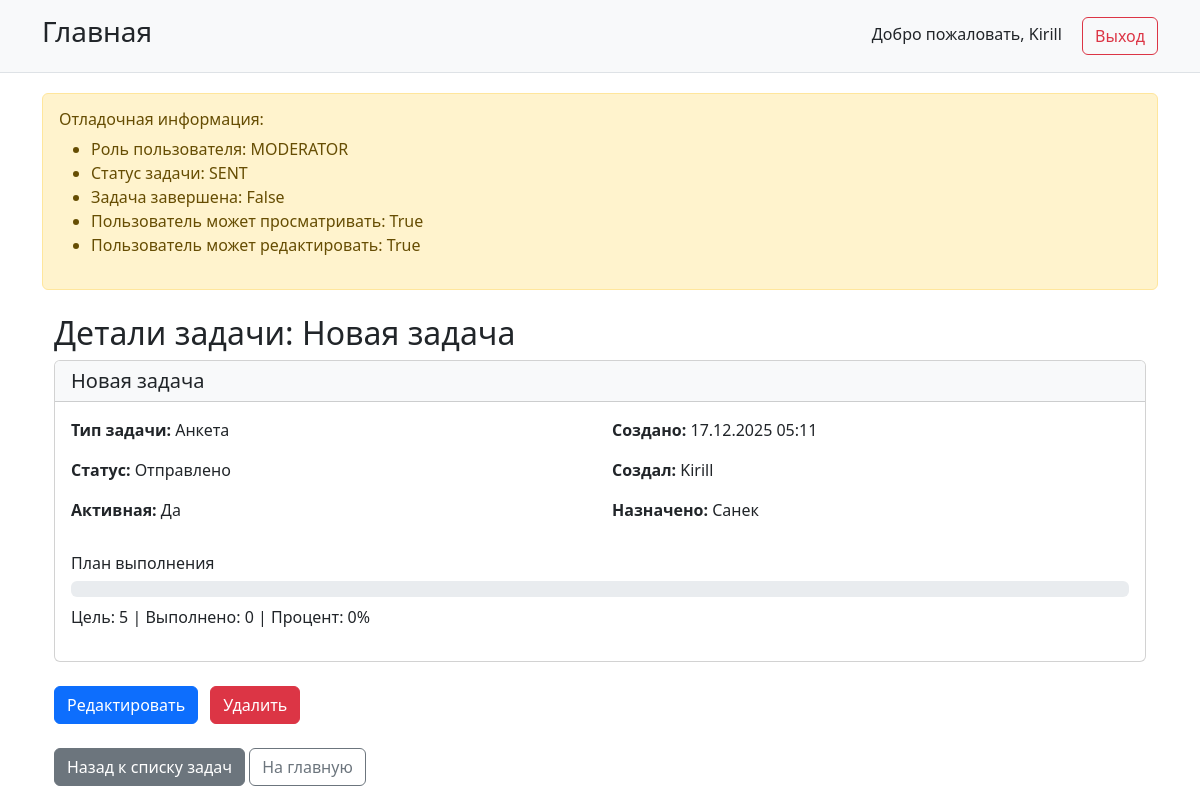
Screenshot of /tasks/24/ (signed in) with the database file from the repository.
### users/models.py (models this page shows, shortened)
class CustomUser(AbstractUser):
    role = models.CharField(
        _('Роль'),
        max_length=20,
        choices=Role.choices,
        default=Role.EMPLOYEE
    )
    phone = models.CharField(
        _('Телефон'),
        max_length=20,
        blank=True,
        null=True
    )
    groups = models.ManyToManyField(
        Group,
        verbose_name=_('groups'),
        blank=True,
        help_text=_(
            'The groups this user belongs to. A user will get all permissions '
            'granted to each of their groups.'
        ),
        related_name='customuser_set',
        related_query_name='customuser',
    )
    user_permissions = models.ManyToManyField(
        Permission,
        verbose_name=_('user permissions'),
        blank=True,
        help_text=_('Specific permissions for this user.'),
        related_name='customuser_set',
        related_query_name='customuser',
    )
    class Meta:
        verbose_name = _('Пользователь')
        verbose_name_plural = _('Пользователи')

### tasks/models.py (models this page shows, shortened)
class Task(models.Model):
    title = models.CharField(_('Название задачи'), max_length=200)
    description = models.TextField(_('Описание'), blank=True, null=True)
    task_type = models.CharField(
        _('Тип задачи'),
        max_length=20,
        choices=TaskType.choices
    )
    status = models.CharField(
        _('Статус'),
        max_length=20,
        choices=TaskStatus.choices,
        default=TaskStatus.DRAFT
    )
    is_active = models.BooleanField(_('Активная'), default=True)
    assigned_to = models.ForeignKey(
        CustomUser,
        on_delete=models.SET_NULL,
        null=True,
        blank=True,
        limit_choices_to={'role': UserRoles.EMPLOYEE},
        verbose_name=_('Назначено сотруднику')
    )
    client = models.ForeignKey(
        Client,
        on_delete=models.SET_NULL,
        null=True,
        blank=True,
        verbose_name=_('Клиент')
    )
    created_by = models.ForeignKey(
        CustomUser,
        on_delete=models.SET_NULL,
        null=True,
        related_name='created_tasks',
        limit_choices_to={'role': UserRoles.MODERATOR},
        verbose_name=_('Создано модератором')
    )
    created_at = models.DateTimeField(_('Создано'), auto_now_add=True)
    updated_at = models.DateTimeField(_('Обновлено'), auto_now=True)
    moderator_comment = models.TextField(
        _('Комментарий модератора'),
        blank=True,
        null=True
    )
    target_count = models.PositiveIntegerField(
        _('Целевое количество ответов'),
        default=0,
        help_text=_('Для анкет: сколько клиентов нужно опросить')
    )
    current_count = models.PositiveIntegerField(
        _('Текущее количество ответов'),
        default=0
    )
    def can_be_viewed_by(self, user):
        if user.role == UserRoles.MODERATOR:
            return True
    def can_be_edited_by(self, user):
        return user.role == UserRoles.MODERATOR
    def get_completion_percentage(self):
        if self.task_type == TaskType.SURVEY and self.target_count > 0:
            return min(100, int((self.current_count / self.target_count) * 100))
        return 0
    class Meta:
        verbose_name = _('Задача')
        verbose_name_plural = _('Задачи')
        ordering = ['-created_at']

### tasks/views.py (the view, shortened to what this page needs)
# urls.py: path('<int:pk>/', views.TaskDetailView.as_view(), name='task_detail'),
class TaskDetailView(LoginRequiredMixin, DetailView):
    model = Task
    template_name = 'tasks/task_detail.html'
    context_object_name = 'task'
    def get_object(self, queryset=None):
        task = super().get_object(queryset)
        if not task.can_be_viewed_by(self.request.user):
            raise Http404(_("Задача не найдена или недоступна"))
        return task
    def get_context_data(self, **kwargs):
        context = super().get_context_data(**kwargs)
        context['title'] = _('Детали задачи')
        context['can_edit'] = self.object.can_be_edited_by(self.request.user)
        user = self.request.user
        context['debug_info'] = {
            'user_role': user.role,
            'task_status': context['task'].status,
            'task_is_completed': context['task'].status == 'COMPLETED',
            'user_can_view': context['task'].can_be_viewed_by(user),
            'user_can_edit': context['task'].can_be_edited_by(user),
        }
        if context['task'].task_type == TaskType.SURVEY:
            context['completion_percentage'] = context['task'].get_completion_percentage()
        return context

### templates/tasks/task_detail.html (shortened to what this page needs)
{% extends 'base.html' %}
{% load i18n %}
{% block content %}
{% if debug_info %}
<div class="alert alert-warning mt-3">
    <h6>Отладочная информация:</h6>
    <ul>
        <li>Роль пользователя: {{ debug_info.user_role }}</li>
        <li>Статус задачи: {{ debug_info.task_status }}</li>
        <li>Задача завершена: {{ debug_info.task_is_completed }}</li>
        <li>Пользователь может просматривать: {{ debug_info.user_can_view }}</li>
        <li>Пользователь может редактировать: {{ debug_info.user_can_edit }}</li>
    </ul>
</div>
{% endif %}
<div class="container mt-4">
    <div class="row">
        <div class="col-md-12">
            <h2>{% trans 'Детали задачи' %}: {{ task.title }}</h2>
            <div class="card mb-4">
                <div class="card-header bg-light">
                    <h5 class="mb-0">{{ task.title }}</h5>
                </div>
                <div class="card-body">
                    <div class="row">
                        <div class="col-md-6">
                            <p><strong>{% trans 'Тип задачи:' %}</strong> {{ task.get_task_type_display }}</p>
                            <p><strong>{% trans 'Статус:' %}</strong> {{ task.get_status_display }}</p>
                            <p><strong>{% trans 'Активная:' %}</strong> {% if task.is_active %}{% trans 'Да' %}{% else %}{% trans 'Нет' %}{% endif %}</p>
                        </div>
                        <div class="col-md-6">
                            <p><strong>{% trans 'Создано:' %}</strong> {{ task.created_at|date:"d.m.Y H:i" }}</p>
                            {% if task.created_by %}
                                <p><strong>{% trans 'Создал:' %}</strong> {{ task.created_by.username }}</p>
                            {% endif %}
                            {% if task.assigned_to %}
                                <p><strong>{% trans 'Назначено:' %}</strong> {{ task.assigned_to.username }}</p>
                            {% endif %}
                        </div>
                    </div>
                    {% if task.task_type == 'SURVEY' %}
                        <div class="mt-3">
                            <h6>{% trans 'План выполнения' %}</h6>
                            <div class="progress mb-2">
                            </div>
                            <p>{% trans 'Цель:' %} {{ task.target_count }} | {% trans 'Выполнено:' %} {{ task.current_count }} | {% trans 'Процент:' %} {{ task.get_completion_percentage }}%</p>
                        </div>
                    {% endif %}
                </div>
            </div>
            <div class="mb-4">
                {% if user.role == 'MODERATOR' %}
                    <a href="#" class="btn btn-primary me-2">{% trans 'Редактировать' %}</a>
                    <a href="#" class="btn btn-danger">{% trans 'Удалить' %}</a>
                {% endif %}
            </div>
            <a href="{% url 'tasks:task_list' %}" class="btn btn-secondary">{% trans 'Назад к списку задач' %}</a>
            <a href="{% url 'home' %}" class="btn btn-outline-secondary">{% trans 'На главную' %}</a>
        </div>
    </div>
</div>
{% endblock %}

### templates/base.html (shortened to what this page needs)
<!DOCTYPE html>
<html lang="ru">
<head>
    <link href="https://cdn.jsdelivr.net/npm/bootstrap@5.3.0/dist/css/bootstrap.min.css" rel="stylesheet">
</head>
<body>
    {% load static %}
    <div class="control-panel">
        <div class="container">
            <div class="d-flex justify-content-between align-items-center">
                <a href="{% url 'home' %}" class="h3 text-decoration-none text-dark">Главная</a>
                <div>
                    {% if user.is_authenticated %}
                        <span class="me-3">Добро пожаловать, {{ user.username }}</span>
                        <a href="{% url 'logout' %}" class="btn btn-outline-danger">Выход</a>
                    {% endif %}
                </div>
            </div>
        </div>
    </div>
    <div class="container">
        {% block content %}
        {% endblock %}
    </div>
</body>
</html>

### templates/base.html (style rules this page uses)
.control-panel { background-color: #f8f9fa; padding: 15px; margin-bottom: 20px; border-bottom: 1px solid #dee2e6; }

### rows the page displays
CustomUser: username "Kirill", user_role "MODERATOR"
Task: task_status "SENT", title "Новая задача", task_type "Анкета", status "Отправлено", created_at "17.12.2025 05:11", created_by.username "Kirill", assigned_to.username "Санек", target_count "5", current_count "0", get_completion_percentage "0"

### other values shown
{{ debug_info.task_is_completed }} "False"
{{ debug_info.user_can_view }} "True"
{{ debug_info.user_can_edit }} "True"
